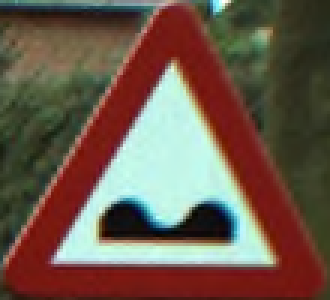
#> input picture ROI_images/training/00000/query00.8.ppm, 110 x 100 px, given as the content of the folder ../ROI_images/training/00000/query00.8.ppm, which was not available (shown 3 times larger)
$ python pyHog.py --training ../ROI_images/training/00000/query00.8.ppm --test ../ROI_images/training/00018/query18.42.ppm   (Python 2 division)
#> lines starting #> are read from the running program, lines starting #| are printed output that depends on the picture; pictures that were not available may be replaced by others from this repository, and a replacement may not be noted
# USAGE
# python pyHog.py -t ../ROI_images/training -e ../ROI_images/testing

# import the necessary packages
from sklearn.neighbors import KNeighborsClassifier
from skimage import exposure
from skimage import feature
from imutils import paths
import argparse
import imutils
import cv2

# construct the argument parse and parse command line arguments
ap = argparse.ArgumentParser()
ap.add_argument("-t", "--training", required=True, help="Path to the logos training dataset")
ap.add_argument("-e", "--test", required=True, help="Path to the test dataset")
args = vars(ap.parse_args())

# initialize the data matrix and labels
print "[INFO] extracting features..."
data = []
labels = []

# loop over the image paths in the training set
for imagePath in paths.list_images(args["training"]):
	# extract the make of the car
	make = imagePath.split("/")[-2]

	# load the image, convert it to grayscale, and detect edges
	image = cv2.imread(imagePath)
#> image is the input picture: shape (100, 110, 3); mean B, G, R 75.8, 89.9, 108.6
	gray = cv2.cvtColor(image, cv2.COLOR_BGR2GRAY)
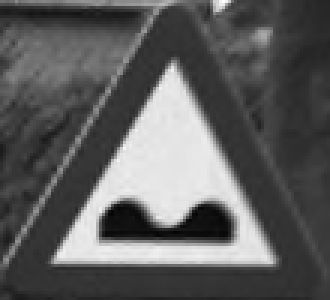
#> gray: shape (100, 110) (shown 3 times larger); min 4, max 255, mean 93.9

	# extract Histogram of Oriented Gradients from the logo
	H = feature.hog(gray, orientations=9, pixels_per_cell=(10, 10),
		cells_per_block=(2, 2), transform_sqrt=True, block_norm="L1")
#> H = 3240 values, max 0.631 at index 1636, min 0 at index 8, mean 0.0278

	# update the data and labels
	data.append(H)
	labels.append(make)


# "train" the nearest neighbors classifier
print("[INFO] training classifier...")
model = KNeighborsClassifier(n_neighbors=1)
model.fit(data, labels)
print("[INFO] evaluating...")

# loop over the test dataset
for (i, imagePath) in enumerate(paths.list_images(args["test"])):
	# load the test image, convert it to grayscale, and resize it to
	# the canonical size
	image = cv2.imread(imagePath)
	gray = cv2.cvtColor(image, cv2.COLOR_BGR2GRAY)
	logo = cv2.resize(gray, (200, 100))
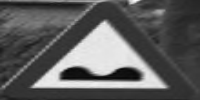
#> logo: shape (100, 200); min 4, max 255, mean 93.9

	# extract Histogram of Oriented Gradients from the test image and
	# predict the make of the car
	(H, hogImage) = feature.hog(logo, orientations=9, pixels_per_cell=(10, 10),
		cells_per_block=(2, 2), transform_sqrt=True, block_norm="L1", visualise=True)
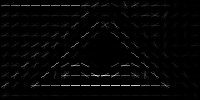
#> hogImage: shape (100, 200) float64; min 0, max 3.55, mean 0.079; drawn with min black and max white
#> H = 6156 values, max 0.693 at index 3810, min 0 at index 7, mean 0.0278
#> (the run stopped early here; a loop or call above may not have finished)

$ run again, on ROI_images/training/00022/query22.37.ppm
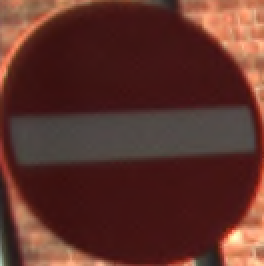
#> input picture ROI_images/training/00022/query22.37.ppm, 132 x 133 px, given as the content of the folder ../ROI_images/training/00022/query22.37.ppm, which was not available (shown 2 times larger)
#> image is the input picture: shape (133, 132, 3); mean B, G, R 42.1, 49.3, 92.8
#> `gray = cv2.cvtColor(image, cv2.COLOR_BGR2GRAY)`:
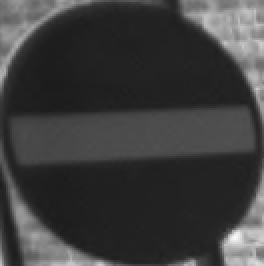
#> gray: shape (133, 132) (shown 2 times larger); min 27, max 249, mean 61.5
#> `H = feature.hog(gray, orientations=9, pixels_per_cell=(10, 10), cells_..`: H = 5184 values, max 0.563 at index 506, min 0 at index 63, mean 0.0278
#> `(H, hogImage) = feature.hog(logo, orientations=9, pixels_per_cell=(10,..`:
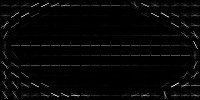
#> hogImage: shape (100, 200) float64; min 0, max 1.78, mean 0.0423; drawn with min black and max white
#> `(H, hogImage) = feature.hog(logo, orientations=9, pixels_per_cell=(10,..`: H = 6156 values, max 0.612 at index 1202, min 0 at index 8, mean 0.0278

$ run again, on ROI_images/training/00028/query28.37.ppm
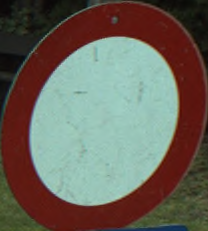
#> input picture ROI_images/training/00028/query28.37.ppm, 208 x 231 px, given as the content of the folder ../ROI_images/training/00028/query28.37.ppm, which was not available
#> image is the input picture: shape (231, 208, 3); mean B, G, R 90.2, 100.7, 105.7
#> `gray = cv2.cvtColor(image, cv2.COLOR_BGR2GRAY)`:
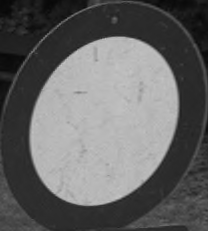
#> gray: shape (231, 208); min 8, max 197, mean 101
#> `H = feature.hog(gray, orientations=9, pixels_per_cell=(10, 10), cells_..`: H = 15048 values, max 0.662 at index 11716, min 0 at index 449, mean 0.0278
#> `(H, hogImage) = feature.hog(logo, orientations=9, pixels_per_cell=(10,..`:
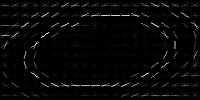
#> hogImage: shape (100, 200) float64; min 0, max 1.7, mean 0.0519; drawn with min black and max white
#> `(H, hogImage) = feature.hog(logo, orientations=9, pixels_per_cell=(10,..`: H = 6156 values, max 0.59 at index 3304, min 0 at index 8, mean 0.0278
